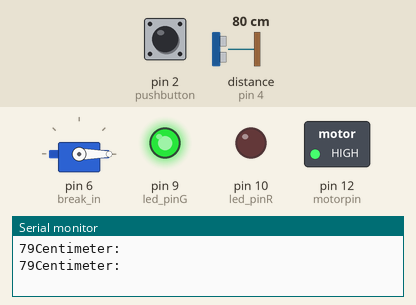
Recording of a sketch running on a simulated Arduino Uno, built with avr-gcc and run on an emulated ATmega328P. Shown: servo, switched loads named in the sketch (green lamp = pin HIGH), output pins drawn as LEDs (lit = HIGH), the last lines printed to the serial monitor. Wiring (inferred from the names in the program): ultrasonic range finder: trigger pin 5; echo pin 4. The inputs (shaded band) are chosen by the test bench; at power-on: distance to the obstacle (sensor on pin 4) 80 cm, pin 2 (pushbutton) LOW. The echo pulse lasts 58.3 µs per cm; pins used as bus, display or sensor lines are not drawn.

Above: at 1.8 s.
1.9 s: distance to the obstacle (sensor on pin 4) set to 53 cm
4.2 s: distance to the obstacle (sensor on pin 4) set to 47 cm
At 7.2 s:
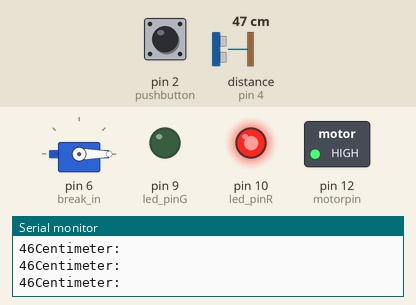
7.5 s: pin 2 (pushbutton) pulled HIGH for 1.2 s
At 8.8 s:
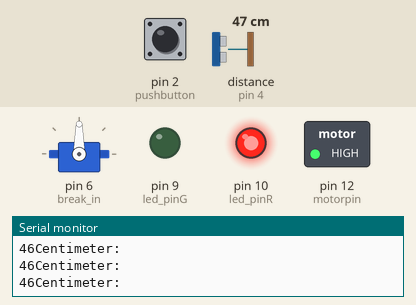
10.5 s: distance to the obstacle (sensor on pin 4) set to 29 cm
13.2 s: distance to the obstacle (sensor on pin 4) set to 22 cm
At 16.2 s:
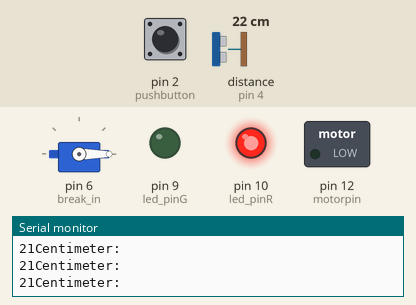
16.5 s: pin 2 (pushbutton) pulled HIGH for 1.2 s
At 17.8 s:
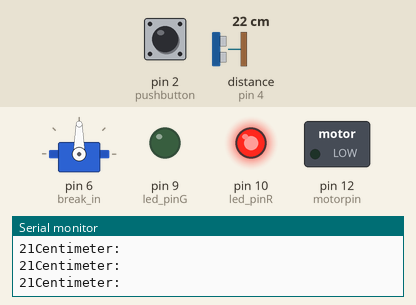
Timing chart, 0 to 19.6 s (numbered marks = the images above; inputs shaded):
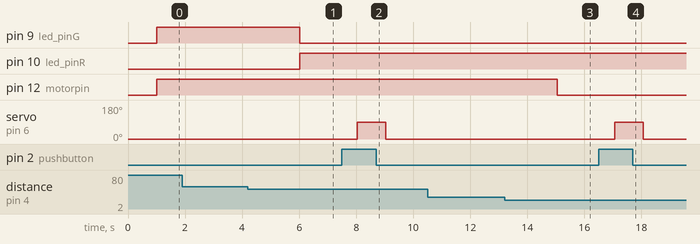

The sketch:

main.ino
```cpp
#define TRIGGER 5
#define ECHO    4
#define motorpin 12
#define mindis 25 //add minumum distance here
#define led_pinR 10
#define led_pinG 9
#define pushbutton 2
//add pin num for led or relay here

#include <Servo.h>

Servo break_in;


void setup() {
  Serial.begin(9600);
  pinMode(pushbutton, INPUT);
  pinMode(TRIGGER, OUTPUT);
  pinMode(ECHO, INPUT);
  pinMode(led_pinR, OUTPUT);
  pinMode(led_pinG, OUTPUT);
  break_in.attach(6);
  break_in.write(0);

  pinMode(motorpin, OUTPUT);

}

void loop() {

  // disatance calculator
  long duration, distance;


  digitalWrite(TRIGGER, LOW);
  delayMicroseconds(2);

  digitalWrite(TRIGGER, HIGH);
  delayMicroseconds(10);

  digitalWrite(TRIGGER, LOW);
  duration = pulseIn(ECHO, HIGH);
  distance = (duration/2) / 29.1; // final distance in cm

  Serial.print(distance);
  Serial.println("Centimeter:");
  delay(1000);

  if ( distance < mindis){

    digitalWrite(led_pinR , HIGH);
    digitalWrite(led_pinG , LOW);
    break_in.write(90);
     digitalWrite(motorpin, LOW);


    //add what to do when minimum distance is reached
  }
  else if (distance < 50){
    digitalWrite(motorpin, HIGH);
    digitalWrite(led_pinG , LOW);
    break_in.write(0);

    digitalWrite(led_pinR , HIGH);


  }
  else{
    digitalWrite(led_pinR , LOW);
    digitalWrite(led_pinG , HIGH);
    break_in.write(0);
    digitalWrite(motorpin, HIGH);
  }

  int buttonState = digitalRead(pushbutton);

  if (buttonState == 1) {
       break_in.write(90);   // turn the LED on (HIGH is the voltage level)
  } else {
     break_in.write(0);    // turn the LED off by making the voltage LOW
  }

}
```

Measured:
- the behaviour switches between 51 and 50 cm on distance to the obstacle (sensor on pin 4) (found by bisection; images 0 and 1)
- the behaviour switches between 26 and 25 cm on distance to the obstacle (sensor on pin 4) (found by bisection; images 2 and 3)
- after the input at 4.2 s, pin 9 (led_pinG): HIGH → LOW after 1.8 s; pin 10 (led_pinR): LOW → HIGH after 1.8 s
- after the input at 7.5 s, servo on pin 6 (break_in): 0° → 90° after 0.53 s, → 0° 1.0 s later
- after the input at 13.2 s, pin 12 (motorpin): HIGH → LOW after 1.9 s
- after the input at 16.5 s, servo on pin 6 (break_in): 0° → 90° after 0.56 s, → 0° 1.0 s later
